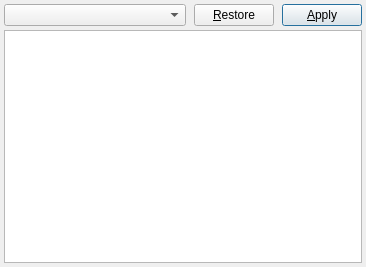
<?xml version="1.0" encoding="UTF-8"?>
<ui version="4.0">
 <class>GlslEditor</class>
 <widget class="QWidget" name="GlslEditor">
  <property name="geometry">
   <rect>
    <x>0</x>
    <y>0</y>
    <width>366</width>
    <height>267</height>
   </rect>
  </property>
  <property name="windowTitle">
   <string>GLSL-Editor</string>
  </property>
  <layout class="QGridLayout" name="gridLayout">
   <property name="horizontalSpacing">
    <number>8</number>
   </property>
   <property name="verticalSpacing">
    <number>4</number>
   </property>
   <property name="margin">
    <number>4</number>
   </property>
   <item row="0" column="0">
    <widget class="QComboBox" name="shaderComboBox">
     <property name="sizePolicy">
      <sizepolicy hsizetype="Expanding" vsizetype="Fixed">
       <horstretch>0</horstretch>
       <verstretch>0</verstretch>
      </sizepolicy>
     </property>
    </widget>
   </item>
   <item row="0" column="1">
    <widget class="QPushButton" name="restorePushButton">
     <property name="text">
      <string>&amp;Restore</string>
     </property>
    </widget>
   </item>
   <item row="0" column="2">
    <widget class="QPushButton" name="applyPushButton">
     <property name="text">
      <string>&amp;Apply</string>
     </property>
     <property name="shortcut">
      <string>F5</string>
     </property>
     <property name="default">
      <bool>true</bool>
     </property>
    </widget>
   </item>
   <item row="1" column="0" colspan="3">
    <widget class="GlslTextEdit" name="glslTextEdit">
     <property name="lineWrapMode">
      <enum>QPlainTextEdit::NoWrap</enum>
     </property>
    </widget>
   </item>
  </layout>
 </widget>
 <customwidgets>
  <customwidget>
   <class>GlslTextEdit</class>
   <extends>QPlainTextEdit</extends>
   <header>gui/glsltextedit.h</header>
  </customwidget>
 </customwidgets>
 <tabstops>
  <tabstop>shaderComboBox</tabstop>
  <tabstop>glslTextEdit</tabstop>
  <tabstop>restorePushButton</tabstop>
  <tabstop>applyPushButton</tabstop>
 </tabstops>
 <resources/>
 <connections/>
</ui>
